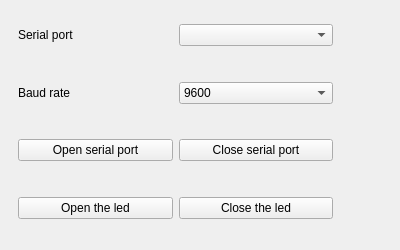
<?xml version="1.0" encoding="UTF-8"?>
<ui version="4.0">
 <class>Widget</class>
 <widget class="QWidget" name="Widget">
  <property name="enabled">
   <bool>true</bool>
  </property>
  <property name="geometry">
   <rect>
    <x>0</x>
    <y>0</y>
    <width>400</width>
    <height>250</height>
   </rect>
  </property>
  <property name="minimumSize">
   <size>
    <width>400</width>
    <height>250</height>
   </size>
  </property>
  <property name="maximumSize">
   <size>
    <width>400</width>
    <height>250</height>
   </size>
  </property>
  <property name="windowTitle">
   <string>Widget</string>
  </property>
  <widget class="QWidget" name="widget_5" native="true">
   <property name="geometry">
    <rect>
     <x>9</x>
     <y>9</y>
     <width>333</width>
     <height>225</height>
    </rect>
   </property>
   <layout class="QGridLayout" name="gridLayout">
    <item row="0" column="0">
     <widget class="QWidget" name="widget" native="true">
      <layout class="QHBoxLayout" name="horizontalLayout">
       <item>
        <widget class="QLabel" name="label">
         <property name="text">
          <string>Serial port</string>
         </property>
        </widget>
       </item>
       <item>
        <widget class="QComboBox" name="serialBox"/>
       </item>
      </layout>
     </widget>
    </item>
    <item row="1" column="0">
     <widget class="QWidget" name="widget_2" native="true">
      <layout class="QHBoxLayout" name="horizontalLayout_2">
       <item>
        <widget class="QLabel" name="label_2">
         <property name="text">
          <string>Baud rate</string>
         </property>
        </widget>
       </item>
       <item>
        <widget class="QComboBox" name="baudBox">
         <item>
          <property name="text">
           <string>9600</string>
          </property>
         </item>
         <item>
          <property name="text">
           <string>115200</string>
          </property>
         </item>
        </widget>
       </item>
      </layout>
     </widget>
    </item>
    <item row="2" column="0">
     <widget class="QWidget" name="widget_3" native="true">
      <layout class="QHBoxLayout" name="horizontalLayout_3">
       <item>
        <widget class="QPushButton" name="openPort">
         <property name="text">
          <string>Open serial port</string>
         </property>
        </widget>
       </item>
       <item>
        <widget class="QPushButton" name="closePort">
         <property name="text">
          <string>Close serial port</string>
         </property>
        </widget>
       </item>
      </layout>
     </widget>
    </item>
    <item row="3" column="0">
     <widget class="QWidget" name="widget_4" native="true">
      <layout class="QHBoxLayout" name="horizontalLayout_4">
       <item>
        <widget class="QPushButton" name="openLed">
         <property name="text">
          <string>Open the led</string>
         </property>
        </widget>
       </item>
       <item>
        <widget class="QPushButton" name="closeLed">
         <property name="text">
          <string>Close the led</string>
         </property>
        </widget>
       </item>
      </layout>
     </widget>
    </item>
   </layout>
  </widget>
 </widget>
 <resources/>
 <connections/>
</ui>
